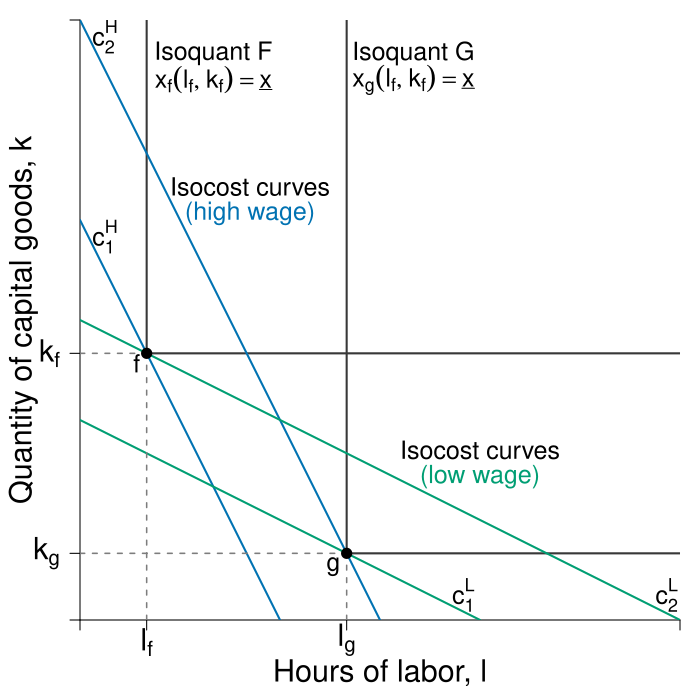

Write the R code that produced this figure.
#require(shape)
pdf(file = "specprodexch/isocost_labor.pdf", width = 7, height = 7)

#Set parameters for graphics
pointsize <- 1.8
axislabelsize <- 1.8
labelsize <- 1.5
namesize <- 1.8
annotatesize <- 1.5
graphlinewidth <- 2
segmentlinewidth <- 1.5

COL <- c("#7fc97f", "#beaed4", "#fdc086", "#ffff99", "#386cb0", "#f0027f", "#bf5b17", "#666666")
COLA <- c("#e0f3db", "#99d8c9","#66c2a4","#41ae76", "#238b45", "#005824")
COLB <- c("#c6dbef", "#4eb3d3", "#2b8cbe", "#0868ac","#084081")
grays <- gray.colors(25, start = 1, end = 0)
CBCols <- c("#009E73","#0072B2","#E69F00")

xlims <- c(0, 18)
ylims <- c(0, 18)

npts <- 501 
x <- seq(xlims[1], xlims[2], length.out = npts)
y <- seq(ylims[1], ylims[2], length.out = npts) 
a <- c(46.08, 55, 64)
b <- c(46.08, 55, 64)

#Margins
par(mar =  c(4, 4, 1, 1))


plot(0, 0, xlim = xlims, ylim = ylims, type = "n",
     xlab = expression(paste("")),
     ylab = expression(paste("")), 
     xaxt = "n", 
     yaxt = "n", 
     cex.lab = axislabelsize, 
     bty = "n",
     xaxs="i", 
     yaxs="i")

ticksy <- c(0, 2, 8, ylims[2])
ylabels <- c(NA, expression(paste(k[g])), expression(paste(k[f])), NA)
ticksx <- c(0, 2, 8, xlims[2])
xlabels <- c(NA, expression(paste(l[f])), expression(paste(l[g])), NA)

axis(1, at = ticksx, pos = 0, labels = xlabels, cex.axis = axislabelsize)
axis(2, at = ticksy, pos = 0, labels = ylabels, las = 1, cex.axis = axislabelsize)

npts <- 500 
xx1 <- seq(xlims[1], xlims[2], length.out = npts)

#Isoquants
segments(2, ylims[2], 2, 8, lty = 1, col = "grey22" , lwd = graphlinewidth)
segments(2, 8, xlims[2], 8, lty = 1, col = "grey22" , lwd = graphlinewidth)

#Isoquants
segments(8, 2, 8, ylims[2], lty = 1, col = "grey22" , lwd = graphlinewidth)
segments(8, 2, xlims[2], 2, lty = 1, col = "grey22" , lwd = graphlinewidth)



# c_1^H
segments(0, 18, 9, 0, lty = 1, col = CBCols[2] , lwd = graphlinewidth) 
text(0.75, 11.5, expression(paste(c[1]^H)), cex = labelsize)
# c_2^H
segments(0, 12, 6, 0, lty = 1, col = CBCols[2], lwd = graphlinewidth) 
text(0.75, 17.5, expression(paste(c[2]^H)), cex = labelsize)
# c_1^L
segments(0, 9, 18, 0, lty = 1, col = CBCols[1] , lwd = graphlinewidth)
text(11.5, 0.75, expression(paste(c[1]^L)), cex = labelsize)
# c_2^L
segments(0, 6, 12, 0, lty = 1, col = CBCols[1] , lwd = graphlinewidth) 
text(17.6, 0.75, expression(paste(c[2]^L)), cex = labelsize)


# Label Lines
# Segment af_k to 2
segments(0, 8, 2, 8, lty = 2, col = grays[20] , lwd = segmentlinewidth)

# Segment af_L to 2
segments(2, 0, 2, 8, lty = 2, col = grays[20] , lwd = segmentlinewidth)

# Segment ag_k to 1
segments(0, 2, 8, 2, lty = 2, col = grays[20] , lwd = segmentlinewidth)

# Segment ag_L to 1
segments(8, 0, 8, 2, lty = 2, col = grays[20] , lwd = segmentlinewidth)

# Label x,y axis
mtext(expression(paste("Hours of labor, l")), side=1, line = 2.5, cex = axislabelsize)
text(-1.7, 0.5*ylims[2], expression(paste("Quantity of capital goods, k")), xpd = TRUE, cex = axislabelsize, srt = 90) 

#Label isoquants
text(4, 17, expression(paste("Isoquant F")), cex = labelsize)
text(4, 16.2, expression(paste(x[f](l[f],k[f]) == underline(x))), cex = labelsize)
text(10, 17, expression(paste("Isoquant G")), cex = labelsize)
text(10, 16.2, expression(paste(x[g](l[f],k[f]) == underline(x))), cex = labelsize)

# Label Isocost H
text(12, 5.1, expression(paste("Isocost curves")), cex = labelsize)
text(12, 4.3, expression(paste("(low wage)")), cex = labelsize, col = CBCols[1])

# Label Isocost L
text(5.1, 13, expression(paste("Isocost curves")), cex = labelsize)
text(5.1, 12.2, expression(paste("(high wage)")), cex = labelsize, col = CBCols[2])
# Label Point 1 + 2
points(2, 8, pch = 16, col = "black", cex = 1.5)
text(1.7, 7.7, expression(f), cex = annotatesize)

points(8, 2, pch = 16, col = "black", cex = 1.5)
text(7.6, 1.6, expression(g), cex = annotatesize)



dev.off()
